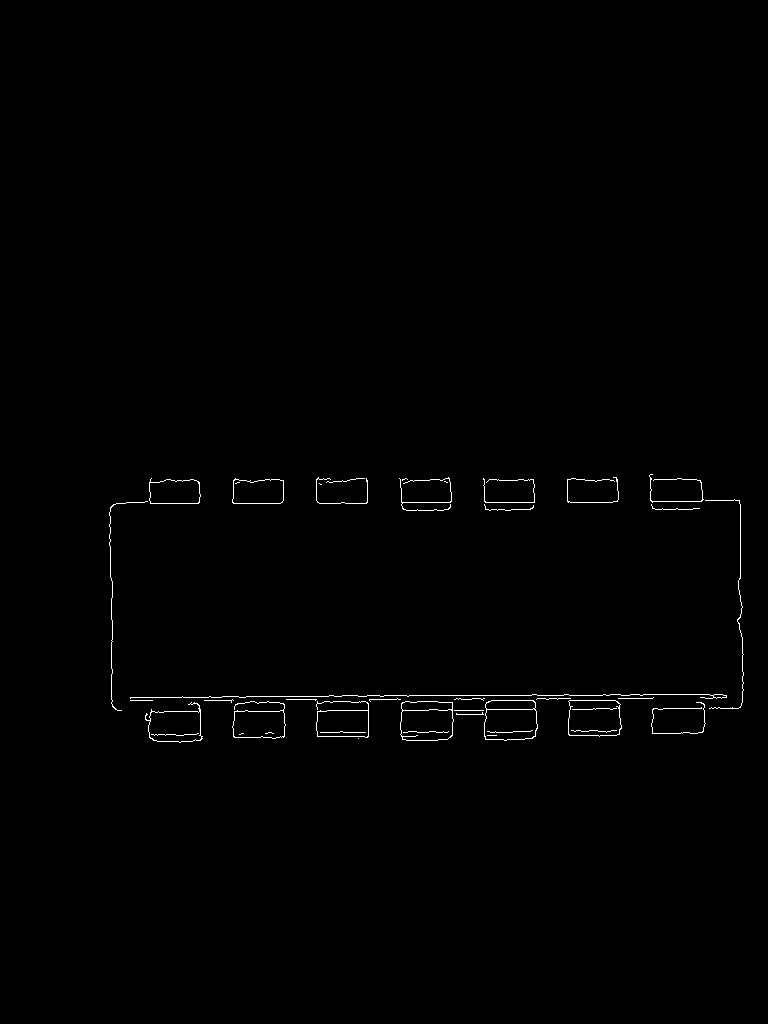
#> input picture square/chetan_07_edges.png, 768 x 1024 px
$ python count_rectangles.py
#> lines starting #> are read from the running program, lines starting #| are printed output that depends on the picture; after the words box and inside, x2 and y2 are one past the last pixel; in counts of white or black regions, pixels touching at a corner belong together
"""
Count rectangles in an edge image (e.g., square/chetan_07_edges.png).

Example:
    python count_rectangles.py \
        --input square/chetan_07_edges.png \
        --output debug/chetan_07_edges_rects.png
"""

from __future__ import annotations

import argparse
from pathlib import Path
from typing import List, Tuple

import cv2
import numpy as np

Rect = Tuple[int, int, int, int]  # x, y, w, h


def find_rectangles(
    img: np.ndarray,
    min_area: float = 20.0,
    max_area_ratio: float = 0.35,
    min_aspect: float = 0.5,
    max_aspect: float = 4.0,
    band_height_frac: float = 0.35,
    dedupe_dist: float = 8.0,
) -> List[Rect]:
    """Detect pin-like rectangles using bounding boxes and band/area filtering."""
    gray = cv2.cvtColor(img, cv2.COLOR_BGR2GRAY)
    _, binary = cv2.threshold(gray, 5, 255, cv2.THRESH_BINARY)

    # Close small gaps but avoid merging neighboring pins
    binary = cv2.morphologyEx(binary, cv2.MORPH_CLOSE, np.ones((3, 3), np.uint8), iterations=1)

    h, w = gray.shape
    band_h = int(h * band_height_frac)
    band_h = max(1, min(band_h, h // 2))

    img_area = h * w
    max_area = img_area * max_area_ratio

    candidates: List[Rect] = []

    # Process top band
    top_roi = binary[:band_h, :]
    contours, _ = cv2.findContours(top_roi, cv2.RETR_EXTERNAL, cv2.CHAIN_APPROX_SIMPLE)
    for cnt in contours:
        x, y, bw, bh = cv2.boundingRect(cnt)
        area = bw * bh
        if area < min_area or area > max_area:
            continue
        aspect = bw / max(bh, 1)
        if aspect < min_aspect or aspect > max_aspect:
            continue
        candidates.append((x, y, bw, bh))

    # Process bottom band
    bottom_roi = binary[h - band_h :, :]
    contours, _ = cv2.findContours(bottom_roi, cv2.RETR_EXTERNAL, cv2.CHAIN_APPROX_SIMPLE)
    for cnt in contours:
        x, y, bw, bh = cv2.boundingRect(cnt)
        area = bw * bh
        if area < min_area or area > max_area:
            continue
        aspect = bw / max(bh, 1)
        if aspect < min_aspect or aspect > max_aspect:
            continue
        candidates.append((x, y + h - band_h, bw, bh))

    if not candidates:
        return []

    # De-duplicate overlapping / double-counted rectangles.
    candidates.sort(key=lambda r: (r[1], r[0]))
    deduped: List[Rect] = []
    for r in candidates:
        rx, ry, rw, rh = r
        rxc, ryc = rx + rw / 2.0, ry + rh / 2.0
        if any(((rxc - (dx + dw / 2.0)) ** 2 + (ryc - (dy + dh / 2.0)) ** 2) ** 0.5 < dedupe_dist for dx, dy, dw, dh in deduped):
            continue
        deduped.append(r)

    return deduped


def annotate(img: np.ndarray, rects: List[Rect]) -> np.ndarray:
    out = img.copy()
    color = (255, 0, 255)
    ordered = sorted(rects, key=lambda r: (r[1], r[0]))  # top-to-bottom, left-to-right
    for idx, (x, y, w, h) in enumerate(ordered, start=1):
        cv2.rectangle(out, (x, y), (x + w, y + h), color, 2, cv2.LINE_AA)
        cv2.putText(
            out,
            str(idx),
            (x + 4, y + h // 2),
            cv2.FONT_HERSHEY_SIMPLEX,
            0.6,
            (0, 0, 0),
            3,
            cv2.LINE_AA,
        )
        cv2.putText(
            out,
            str(idx),
            (x + 4, y + h // 2),
            cv2.FONT_HERSHEY_SIMPLEX,
            0.6,
            color,
            2,
            cv2.LINE_AA,
        )
    return out


def run(
    input_path: Path,
    output_path: Path,
    min_area: float,
    max_area_ratio: float,
    band_height_frac: float,
) -> None:
    img = cv2.imread(str(input_path), cv2.IMREAD_COLOR)
    if img is None:
        raise SystemExit(f"Could not read image: {input_path}")

    rects = find_rectangles(
        img,
        min_area=min_area,
        max_area_ratio=max_area_ratio,
        band_height_frac=band_height_frac,
    )

    annotated = annotate(img, rects)
    output_path.parent.mkdir(parents=True, exist_ok=True)
    cv2.imwrite(str(output_path), annotated)

    print(f"Rectangles detected: {len(rects)}")
    for idx, (x, y, w, h) in enumerate(rects, start=1):
        print(f"  {idx}: x={x}, y={y}, w={w}, h={h}, area={w*h}")
    print(f"Saved annotated image to {output_path}")


def main() -> None:
    parser = argparse.ArgumentParser(description="Count rectangles in an edge image.")
    parser.add_argument("--input", type=Path, default=Path("square/chetan_07_edges.png"))
    parser.add_argument(
        "--output",
        type=Path,
        default=Path("debug/chetan_07_edges_rects.png"),
        help="Where to write an annotated image.",
    )
    parser.add_argument("--min-area", type=float, default=20.0, help="Minimum rectangle area.")
    parser.add_argument(
        "--max-area-ratio",
        type=float,
        default=0.25,
        help="Max rectangle area as a fraction of image area.",
    )
    parser.add_argument(
        "--band-height-frac",
        type=float,
        default=0.35,
        help="Fraction of image height to use for each of top/bottom bands.",
    )
    args = parser.parse_args()

    if args.min_area <= 0:
        raise SystemExit("--min-area must be positive")
    if not (0 < args.max_area_ratio <= 1.0):
        raise SystemExit("--max-area-ratio must be in (0, 1]")

    run(
        args.input,
        args.output,
        args.min_area,
        args.max_area_ratio,
        band_height_frac=args.band_height_frac,
    )
#> in run, img is the input picture: shape (1024, 768, 3); 0.56% white in thin lines or dots, all inside (x1, y1, x2, y2) = (109, 474, 744, 743)
#> in find_rectangles, `binary = cv2.morphologyEx(binary, cv2.MORPH_CLOSE, np.ones((3, 3), np...`:
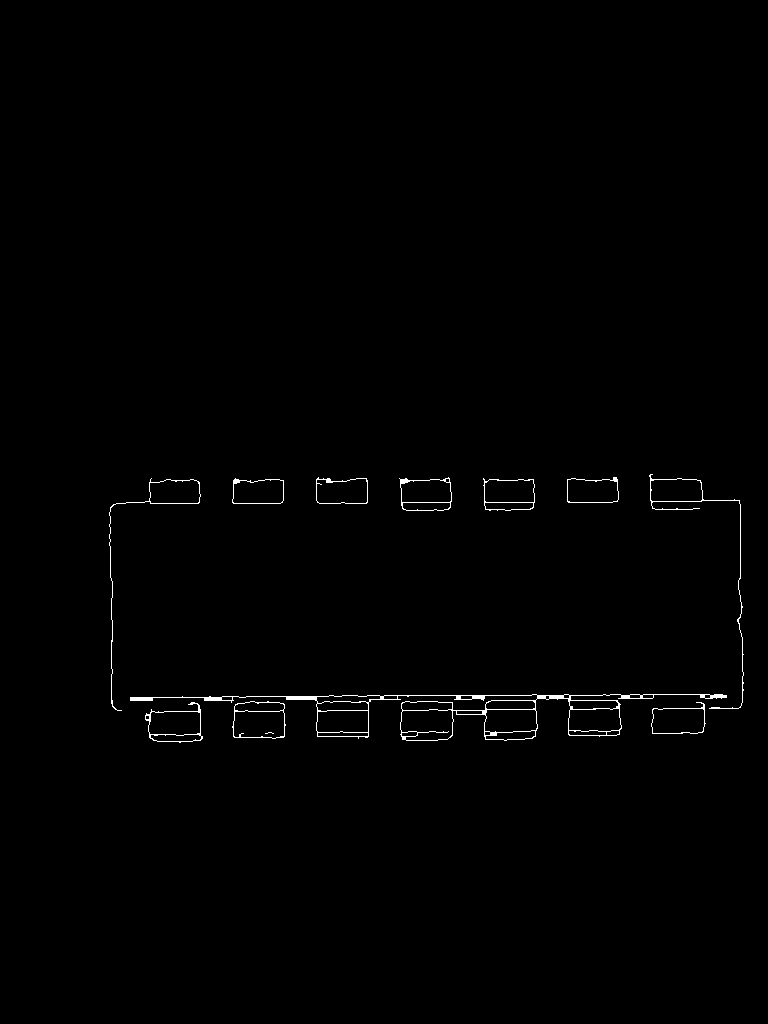
#> binary: shape (1024, 768); 0.64% white in thin lines or dots, all inside (x1, y1, x2, y2) = (109, 474, 744, 743)
#> in find_rectangles, `top_roi = binary[:band_h, :]`: top_roi: shape (358, 768); every value is 0
#> in find_rectangles, `contours, _ = cv2.findContours(top_roi, cv2.RETR_EXTERNAL, cv2.CHAIN_A..`: contours = []
#> in find_rectangles, `bottom_roi = binary[h - band_h :, :]`:
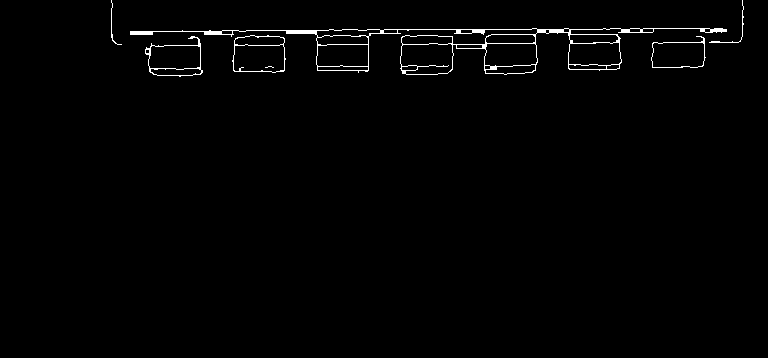
#> bottom_roi: shape (358, 768); 1.2% white in thin lines or dots, all inside (x1, y1, x2, y2) = (111, 0, 744, 77)
#> in find_rectangles, `contours, _ = cv2.findContours(bottom_roi, cv2.RETR_EXTERNAL, cv2.CHAI..`: contours = 6 contours, 2 with area under 20; largest, box (x1, y1, x2, y2) and area: (130, 28, 727, 75) 8679, (232, 35, 286, 73) 1757, (145, 36, 203, 77) 1556, (651, 36, 706, 68) 1284
#> the loop in find_rectangles, `for cnt in contours:` made 6 passes
#> (x, y, bw, bh, area, aspect) on passes 1 to 6: (651, 36, 55, 32, 1760, 1.72), (145, 36, 58, 41, 2378, 1.41), (232, 35, 54, 38, 2052, 1.42), (130, 28, 597, 47, 28059, 12.7), (709, 0, 35, 43, 1505, 0.814), (111, 0, 11, 45, 495, 0.244)
#> after the loop in find_rectangles, `for cnt in contours:`: candidates = [(651, 702, 55, 32), (145, 702, 58, 41), (232, 701, 54, 38), (709, 666, 35, 43)]
#> the loop in find_rectangles, `for r in candidates:` made 4 passes
#> (rx, ry, rw, rh, rxc, ryc) on passes 1 to 4: (709, 666, 35, 43, 726.5, 687.5), (232, 701, 54, 38, 259, 720), (145, 702, 58, 41, 174, 722.5), (651, 702, 55, 32, 678.5, 718)
#> after the loop in find_rectangles, `for r in candidates:`: deduped = [(709, 666, 35, 43), (232, 701, 54, 38), (145, 702, 58, 41), (651, 702, 55, 32)]
#> in run, `rects = find_rectangles( img, min_area=min_area, max_area_ratio=max_ar..`: rects has the same summary as deduped in find_rectangles
#> in annotate, `ordered = sorted(rects, key=lambda r: (r[1], r[0]))`: ordered has the same summary as deduped in find_rectangles
#> the loop in annotate, `for idx, (x, y, w, h) in enumerate(ordered, start=1):` made 4 passes
#> after the loop in annotate, `for idx, (x, y, w, h) in enumerate(ordered, start=1):`:
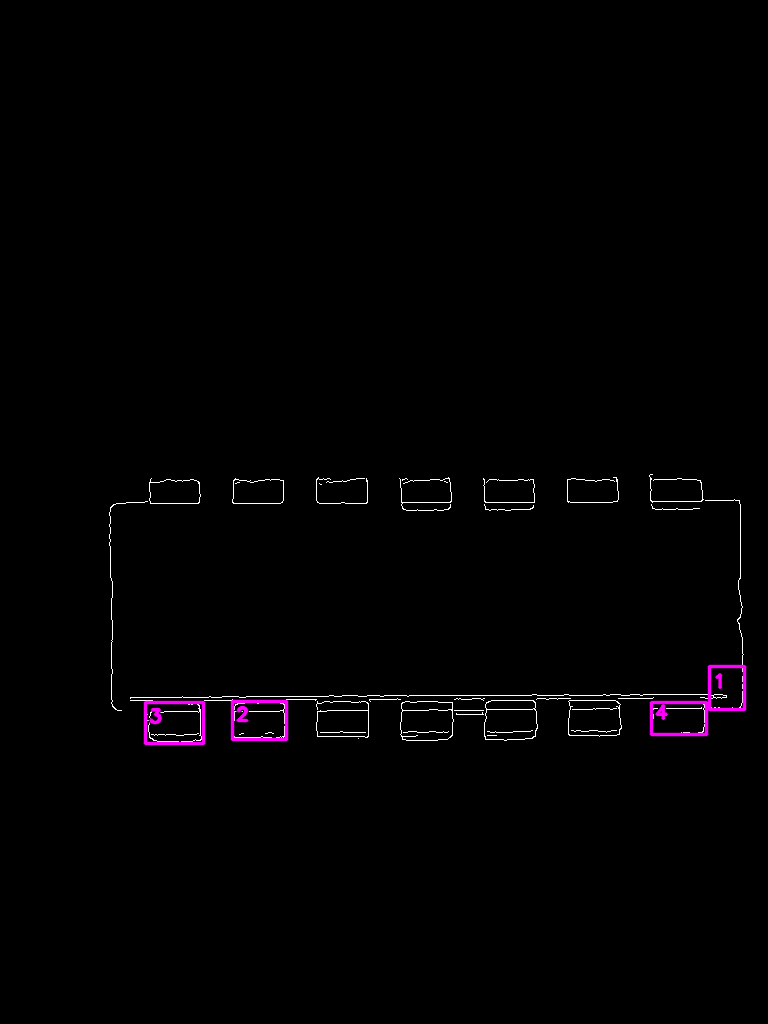
#> out: shape (1024, 768, 3); 0.52% of pixels changed, all inside (x1, y1, x2, y2) = (143, 664, 747, 746)
#| Rectangles detected: 4
#> the loop in run, `for idx, (x, y, w, h) in enumerate(rects, start=1):` made 4 passes
#|   1: x=709, y=666, w=35, h=43, area=1505
#|   2: x=232, y=701, w=54, h=38, area=2052
#|   3: x=145, y=702, w=58, h=41, area=2378
#|   4: x=651, y=702, w=55, h=32, area=1760


if __name__ == "__main__":
    main()
